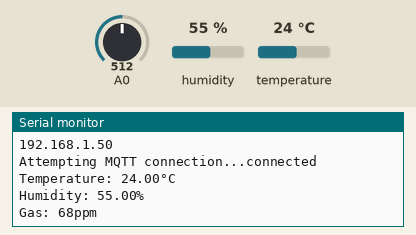
A sketch run on a simulated ESP8266 (NodeMCU). Shown: the last lines printed to the serial monitor. Inputs (shaded band) come from the test bench; at power-on: humidity 55 %, A0 = 512, temperature 24 °C. WiFi joins after 1.5 s; servers stay silent unless stated; no MQTT or app messages arrive unless stated.

Above: at 2.7 s.
2.8 s: humidity set to 22 %
5.5 s: A0 set to 716
At 6.3 s:
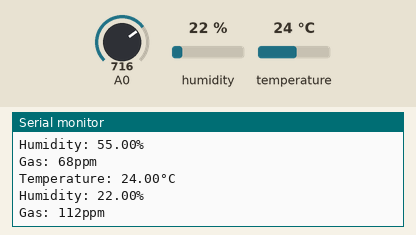
8.2 s: temperature set to 12 °C
At 10.6 s:
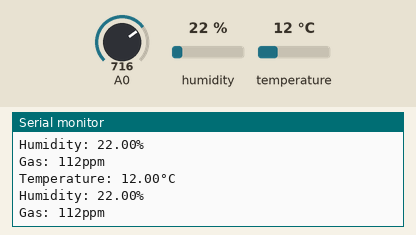
10.9 s: A0 set to 900
At 12.0 s:
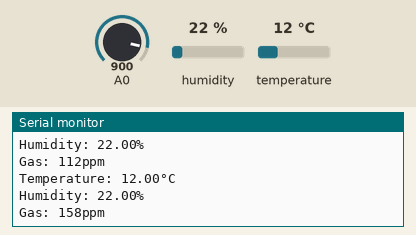
13.6 s: humidity set to 40 %
Timing chart, 0 to 16.6 s (numbered marks = the images above; inputs shaded):
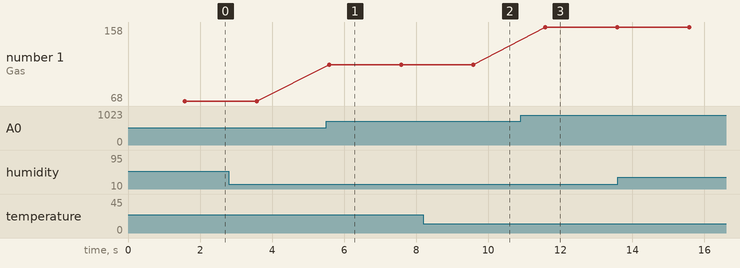

The sketch:

MQTT_Pub.ino
```cpp
#ifdef ESP8266
#include <ESP8266WiFi.h> /* WiFi library for ESP8266 */
#else
#include <WiFi.h> /* WiFi library for ESP32 */
#endif
#include <Wire.h>
#include <PubSubClient.h>
#include "DHT.h" /* DHT11 sensor library */

#define DHTPIN 2
#define DHTTYPE DHT22  // DHT 11
DHT dht(DHTPIN, DHTTYPE);

#define wifi_ssid "TP-LINK-304"
#define wifi_password "0987654321"
#define mqtt_server "192.168.0.104"

#define humidity_topic "sensor/DHT11/humidity"
#define temperature_topic "sensor/DHT11/temperature"
#define gas_topic "sensor/MQ-2/gas"

WiFiClient espClient;
PubSubClient client(espClient);

void setup() {
  Serial.begin(9600);
  dht.begin();
  setup_wifi();
  client.setServer(mqtt_server, 1883);
}

void setup_wifi() {
  delay(10);
  // We start by connecting to a WiFi network
  Serial.println();
  Serial.print("Connecting to ");
  Serial.println(wifi_ssid);

  WiFi.begin(wifi_ssid, wifi_password);

  while (WiFi.status() != WL_CONNECTED) {
    delay(500);
    Serial.print(".");
  }

  Serial.println("");
  Serial.println("WiFi connected");
  Serial.println("IP address: ");
  Serial.println(WiFi.localIP());
}

void reconnect() {
  // Loop until we're reconnected
  while (!client.connected()) {
    Serial.print("Attempting MQTT connection...");

    if (client.connect("ESP8266Client")) {
      Serial.println("connected");
    } else {
      Serial.print("failed, rc=");
      Serial.print(client.state());
      Serial.println(" try again in 5 seconds");
      delay(5000);
    }
  }
}

unsigned long delayMillis = 0;

void loop() {

  if (!client.connected()) {
    reconnect();
  }
  client.loop();

  if (millis() - delayMillis > 2000 || delayMillis == 0) {
    // Reading temperature or humidity takes about 250 milliseconds!
    // Sensor readings may also be up to 2 seconds 'old' (its a very slow sensor)
    delayMillis = millis();
    float h = dht.readHumidity();
    // Read temperature as Celsius (the default)
    float t = dht.readTemperature();

    float mq2_value;

    int mq2 = analogRead(A0);
    float voltage = mq2 / 1024.0 * 5.0;
    float ratio = voltage / 1.4;
    mq2_value = 1000.0 * pow(10, ((log10(ratio) - 1.0278) / 0.6629));

    // Check if any reads failed and exit early (to try again).
    if (isnan(h) || isnan(t) || isnan(mq2_value)) {
      Serial.println("Failed to read from DHT sensor!");
      return;
    }
    if (isnan(mq2_value)) {
      Serial.println("Failed to read from MQ-2 sensor!");
      return;
    }

    Serial.println("Temperature: " + String(t) + "°C");
    client.publish(temperature_topic, String(t).c_str(), true);

    Serial.println("Humidity: " + String(h) + "%");
    client.publish(humidity_topic, String(h).c_str(), true);

    Serial.println("Gas: " + String(mq2_value, 0) + "ppm");
    client.publish(gas_topic, String(mq2_value, 0).c_str(), true);
  }
}
```

Measured:
- after the input at 5.5 s, the serial monitor: prints a new line after 0.08 s (image 1)
- after the input at 8.2 s, the serial monitor: prints a new line after 1.4 s (image 2)
- after the input at 10.9 s, the serial monitor: prints a new line after 0.68 s (image 3)
- plotted number 1: 68 → 112 after the input at 5.5 s, 112 → 158 after the input at 10.9 s
